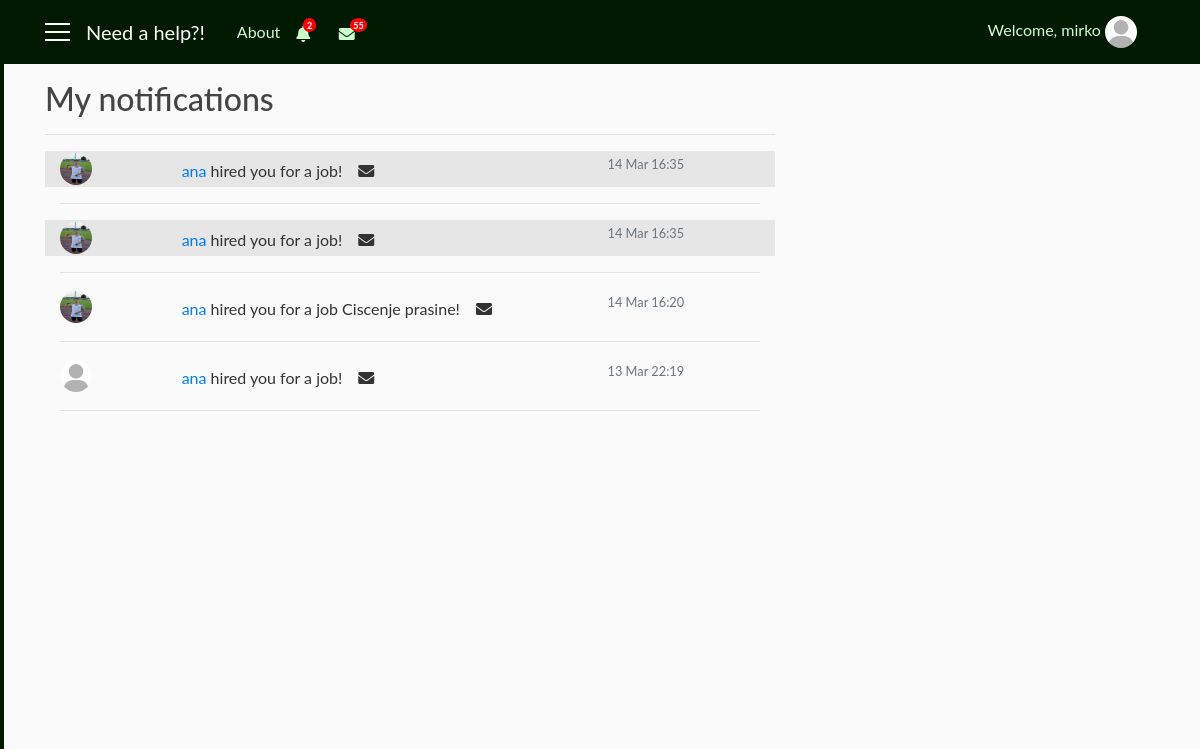
Page /notifications_repairman/3 (signed in) on the earlier database version.
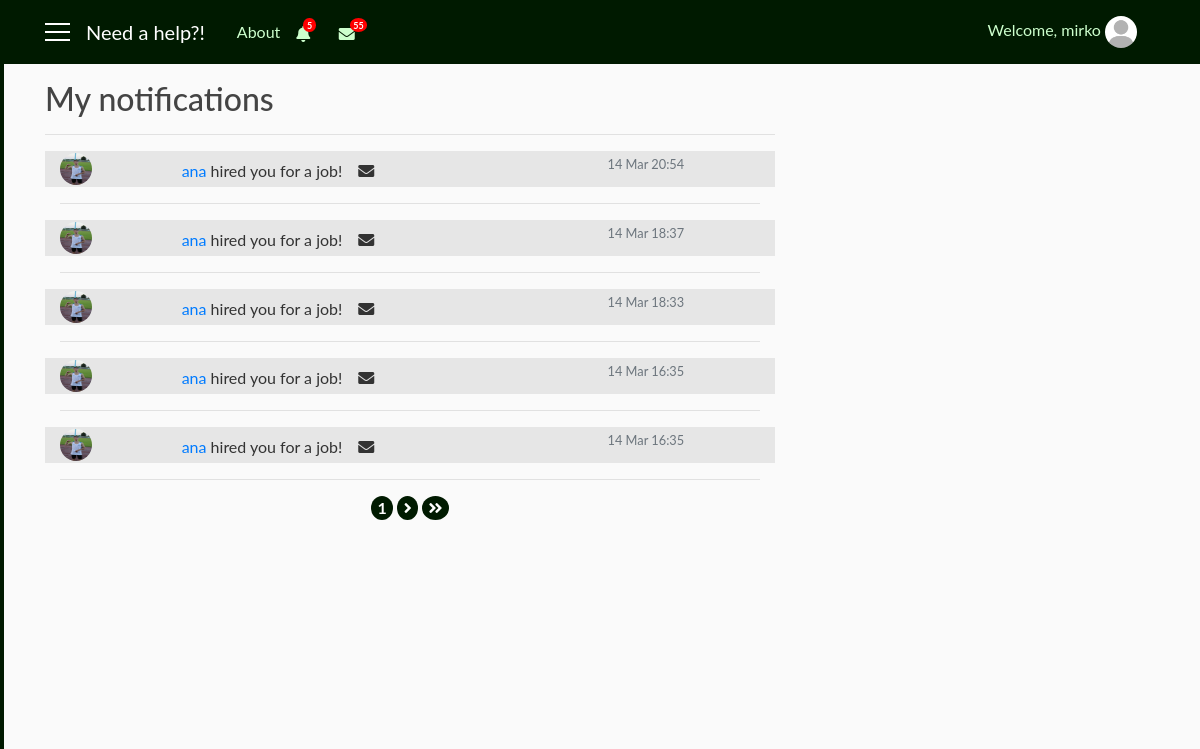
Same page on the later database version.
### user/models.py (models this page shows, shortened)
class RepairmanNotifications(models.Model):
    repairman = models.ForeignKey(User, on_delete=models.CASCADE)
    notification = models.CharField(max_length=1000)
    date = models.DateTimeField(auto_now_add=True)
    seen = models.BooleanField(default=False)
    remove = models.BooleanField(default=False)

### need_a_help_app/views.py (the view)
# urls.py: path('notifications_repairman/<int:pk>', views.NotificationsRepairmanListView.as_view(), name='notifications_repairman'),
class NotificationsRepairmanListView(LoginRequiredMixin, ListView):
    model = RepairmanNotifications
    template_name = 'need_a_help_app/notifications_repairman.html'
    context_object_name = 'notif'
    paginate_by = 5
    def get_queryset(self):
        user = get_object_or_404(User, pk=self.kwargs.get('pk'))
        return RepairmanNotifications.objects.filter(repairman=user).order_by('-date')
    def get_context_data(self, **kwargs):
        context_data = super(NotificationsRepairmanListView, self).get_context_data(**kwargs)
        users = User.objects.all()
        us = self.request.user
        not_r = RepairmanNotifications.objects.filter(repairman=us, remove=False).order_by('-date')
        not_rep = RepairmanNotifications.objects.filter(repairman=us, seen=False).count()
        context_data['us'] = users
        context_data['not_r'] = not_r
        context_data['not_rep'] = not_rep
        return context_data

### need_a_help_app/templates/need_a_help_app/notifications_repairman.html (shortened to what this page needs)
{% extends 'need_a_help_app/base.html' %}
{% block notify_repairman %}
    {% if not_r %}
        <i class="nav-item nav-link fas fa-bell mt-1 popOver" data-title="Notifications" data-content="
            <div class='container'>
                {% for n in not_r|slice:'5' %}
                    <div {% if not n.seen %}class='row not_seen'{% else %}class='row not_row' style='cursor: pointer;'{% endif %} onclick='location.href=&quot;{% url 'requests_repairman' user.id %}?not={{ n.id }}&quot;;'>
                        {{ n.notification }}
                        <div class='col-sm-3 col-md-3 col-lg-3'>
                            <small class='text-secondary text-muted'>{{ n.date|date:'dM H:i' }}</small>
                        </div>
                    </div>
                    <hr width=100%>
                {% endfor %}
                <div class='row'>
                    <div class='col-sm-12 col-md-12 col-lg-12 pl-5'>
                        <a href='{% url 'notifications_repairman' user.id %}'>Show all notifications</a>
                    </div>
                </div>
            </div>" data-placement="bottom" data-html="true" data-toggle="popover" data-container="body" data-trigger="click"></i>
        {% if not_rep %}
            <span class="badge badge-notify-bell">{{ not_rep }}</span>
        {% endif %}
    {% else %}
        <i class="nav-item nav-link fas fa-bell mt-1 popOver" data-title="Notifications" data-content="
            <h6 class='text-secondary text-muted' align='center'>No results</h6>" data-placement="bottom" data-html="true" data-toggle="popover" data-container="body" data-trigger="hover"></i>
    {% endif %}
{% endblock %}
{% block mess_client %}
        <span class="badge badge-notify-mess">55</span>
{% endblock %}
{% block content %}
   <h2 class="pt-4">My notifications</h2>
   <hr width="100%">
   {% if notif %}
        <div class='container'>
           {% for n in notif %}
                {% if not n.seen %}
                    <div class="row not_seen" onclick="location.href=&quot;{% url 'requests_repairman' user.id %}?not={{ n.id }}&quot;;">
                        {% autoescape off %}{{ n.notification }}{% endautoescape %}
                        <div class="col-sm-3 col-md-3 col-lg-3">
                            <small class="text-secondary text-muted">{{ n.date|date:'d M H:i' }}</small>
                        </div>
                    </div>
                {% else %}
                    <div class='row not_row' style='cursor: pointer;' onclick="location.href=&quot;{% url 'requests_repairman' user.id %}?not={{ n.id }}&quot;;">
                        {% autoescape off %}{{ n.notification }}{% endautoescape %}
                        <div class="col-sm-3 col-md-3 col-lg-3">
                            <small class="text-secondary text-muted">{{ n.date|date:'d M H:i' }}</small>
                        </div>
                    </div>
                {% endif %}
                <hr width=100%>
           {% endfor %}
        </div>
   {% else %}
    <h3 class="text-secondary text-muted" align="center">No results</h3>
   {% endif %}
   <div class="container" align="center">
        <div class="row">
            <div class="col-sm-12 col-md-12 col-lg-12 align-items-center justify-content" style="margin: auto">
                {% if is_paginated %}
                    {% for i in page_obj.paginator.page_range %}
                        {% if page_obj.number == i %}
                            <a href="?page={{ i }}"><span class="badge badge-pag">{{ i }}</span></a>
                        {% elif num > page_obj.number|add:'-3' and num < page_obj.number|add:'3' %}
                            <a href="?page={{ i }}"><span class="badge badge-pag">{{ i }}</span></a>
                        {% endif %}
                    {% endfor %}
                    {% if page_obj.has_next %}
                        <a href="?page={{ page_obj.next_page_number }}"><span class="badge badge-pag"><i class="fas fa-angle-right"></i></span></a>
                        <a href="?page={{ page_obj.paginator.num_pages }}"><span class="badge badge-pag"><i class="fas fa-angle-double-right"></i></span></a>
                    {% endif %}
                {% endif %}
            </div>
        </div>
   </div>
{% endblock %}

### need_a_help_app/templates/need_a_help_app/base.html (shortened to what this page needs)
{% load static %}
<!DOCTYPE html>
<html>
    <head>
        <link rel="stylesheet" href="https://maxcdn.bootstrapcdn.com/bootstrap/4.0.0/css/bootstrap.min.css">
        <link rel="stylesheet" href="https://use.fontawesome.com/releases/v5.7.2/css/all.css">
        <link rel="stylesheet" type="text/css" href="{% static 'need_a_help_app/style.css' %}">
    </head>
    <body>
      <div id="wrapper">
          {% if user.is_authenticated and user.profile.role == 'client' %}
            <div id="sidebar-wrapper">
                <ul class="sidebar-nav">
                    <div class="list-group pt-2 d-none d-sm-none d-md-block d-lg-block">
                      <a class="list-group-item sb" href="{% url 'main' %}"><i class="fa fa-home fa-fw" aria-hidden="true"></i>&nbsp; Home</a>
                      <a class="list-group-item sb" href="{% url 'inbox' user.id %}"><i class="fa fa-envelope fa-fw" aria-hidden="true"></i>&nbsp; Messages</a>
                      <a class="list-group-item sb" href="{% url 'notifications_client' user.id %}"><i class="fa fa-bell fa-fw" aria-hidden="true"></i>&nbsp; My notifications</a>
                      <a class="list-group-item sb" href="{% url 'profile' user.id %}"><i class="fa fa-cog fa-fw" aria-hidden="true"></i>&nbsp; Settings</a>
                      <a class="list-group-item sb" href="{% url 'favorites' %}"><i class="fa fa-star fa-fw" aria-hidden="true"></i>&nbsp; My favourites</a>
                    </div>
                    <div class="list-group pt-2 d-block d-sm-block d-md-none d-lg-none">
                      <a class="list-group-item sb" href="{% url 'main' %}"><i class="fa fa-home fa-fw" aria-hidden="true"></i></a>
                      <a class="list-group-item sb" href="{% url 'inbox' user.id %}"><i class="fa fa-envelope fa-fw" aria-hidden="true"></i></a>
                      <a class="list-group-item sb" href="{% url 'notifications_client' user.id %}"><i class="fa fa-bell fa-fw" aria-hidden="true"></i></a>
                      <a class="list-group-item sb" href="{% url 'profile' user.id %}"><i class="fa fa-cog fa-fw" aria-hidden="true"></i></a>
                      <a class="list-group-item sb" href="{% url 'favorites' %}"><i class="fa fa-star fa-fw" aria-hidden="true"></i></a>
                    </div>
                </ul>
            </div>
          {% elif user.is_authenticated and user.profile.role == 'repairman' %}
            <div id="sidebar-wrapper">
                <ul class="sidebar-nav">
                    <div class="list-group pt-2 d-none d-sm-none d-md-block d-lg-block">
                      <a class="list-group-item sb" href="{% url 'main' %}">&nbsp; Home</a>
                      <a class="list-group-item sb" href="{% url 'inbox' user.id %}">&nbsp; Messages</a>
                      <a class="list-group-item sb" href="{% url 'notifications_repairman' user.id %}">&nbsp; My notifications</a>
                      <a class="list-group-item sb" href="{% url 'profile' user.id %}">&nbsp; Settings</a>
                      <a class="list-group-item sb" href="#">&nbsp; My feedbacks</a>
                      <a class="list-group-item sb" href="{% url 'repairman_apps' user.id %}">&nbsp; My applications</a>
                    </div>
                </ul>
            </div>
          {% endif %}
          <header class="site-header">
            <nav class="navbar navbar-expand-md navbar-dark bg-steel fixed-top">
              <div class="container">
                {% if user.is_authenticated %}
                  <a href='#' id='menu-toggle'><div class='menu-icon'></div>
                                  <div class='menu-icon'></div>
                                  <div class='menu-icon'></div></a>
                  <a class="navbar-brand mr-4 ml-3" href="{% url 'main' %}">Need a help?!</a>
                {% else %}
                  <a class="navbar-brand mr-4" href="#">Need a help?!</a>
                  <button class="navbar-toggler" type="button" data-toggle="collapse" data-target="#navbarToggle" aria-controls="navbarToggle" aria-expanded="false" aria-label="Toggle navigation">
                    <span class="navbar-toggler-icon"></span>
                  </button>
                {% endif %}
                <div class="collapse navbar-collapse" id="navbarToggle">
                  <div class="navbar-nav mr-auto">
                    <a class="nav-item nav-link" href="{% url 'home' %}">About</a>
                    {% if user.is_authenticated %}
                      <div  class="collapse navbar-collapse hidden-xs">
                        {% if user.profile.role == 'repairman' %}
                          {% block notify_repairman %}{% endblock %}
                        {% else %}
                          {% block notify_client %}{% endblock %}
                        {% endif %}
                        <i class="nav-item nav-link fas fa-envelope mt-1"></i>
                        {% block mess_client %}{% endblock %}
                      </div>
                    {% else %}
                      <div class="d-sm-block d-md-none">
                        <a class="nav-item nav-link" href="{% url 'login' %}">Login</a>
                        <a class="nav-item nav-link" href="{% url 'register' %}">Register</a>
                      </div>
                    {% endif %}
                  </div>
                </div>
                  <div class="navbar-nav">
                    {% if user.is_authenticated %}
                      <div class="collapse navbar-collapse hidden-xs">
                          <span class="nav-item nav-link">Welcome, {{ user.username }}
                            <img class="rounded-circle navbar-img popOver" data-title="Logged in as {{ user.profile.role }}" data-content="
                                <a class='list-group-item sb' href='{% url 'info' user.id %}'><i class='fa fa-user fa-fw' aria-hidden='true'></i>&nbsp; My profile</a>
                                <a class='list-group-item sb' href='{% url 'logout' %}'><i class='fas fa-power-off'></i>&nbsp Logout</a>" data-placement="bottom" data-html="true" data-toggle="popover" data-container="body" data-trigger="click" src="{{ user.profile.photo.url }}">
                          </span>
                      </div>
                    {% else %}
                      <div class="collapse navbar-collapse">
                        <a class="nav-item nav-link" href="{% url 'login' %}">Login</a>
                        <a class="nav-item nav-link" href="{% url 'register' %}">Register</a>
                      </div>
                    {% endif %}
                  </div>
              </div>
            </nav>
          </header>
          <div id="page-content-wrapper">
            <main role="main" class="container">
              <div class="row">
                <div class="col-sm-8 col-md-8 col-lg-8">
                  {% block content %}{% endblock %}
                </div>
              </div>
            </main>
          </div>
    </div>
    </body>
</html>

### need_a_help_app/static/need_a_help_app/style.css (style rules this page uses)
body { background: #fafafa; color: #333333; margin-top: 56px; font-family: 'Lato'; }
h1, h2, h3, h4, h5, h6 { color: #444444; }
ul { margin: 0; }
.bg-steel { background-color: #001a00; }
.site-header .navbar-nav .nav-link { color: #ccffcc; }
.navbar-img { height: 32px; width: 32px; margin-right: 10px; }
.menu-icon { width: 25px; height: 2px; background-color: white; margin: 6px 0; }
.sidebar-nav { padding-left: 0px; color: black; }
#sidebar-wrapper { z-index: 1; position: fixed; width: 0; height: 100%; overflow-y: hidden; background-color: #001a00; border: 2px solid #001a00; }
#page-content-wrapper { width: 100%; position: static; padding: 0; }
.sb { background-color: #001a00; color: #ccffcc; opacity: 0.9; }
.badge-pag { background: #001a00; position: relative; color: white; border-radius: 50%; font-size: medium; }
.badge-notify-bell { background: red; position: relative; color: white; border-radius: 50%; top: -7px; left: -15px; font-size: xx-small; }
.badge-notify-mess { background: red; position: relative; color: white; border-radius: 50%; top: -7px; left: -13px; font-size: xx-small; }
.not_seen { background: #e6e6e6; cursor: pointer; }

Differences in the rows shown:
no longer on this page (row unchanged): RepairmanNotifications: notification (picture), notification "ana hired you for a job Ciscenje prasine!", date "14 Mar 16:20"
no longer on this page (row unchanged): RepairmanNotifications: notification (placeholder picture), notification "ana hired you for a job!", date "13 Mar 22:19"
added RepairmanNotifications: notification (picture), notification "ana hired you for a job!", date "14 Mar 20:54"
added RepairmanNotifications: notification (picture), notification "ana hired you for a job!", date "14 Mar 18:37"
added RepairmanNotifications: notification (picture), notification "ana hired you for a job!", date "14 Mar 18:33"
Other differences:
{{ not_rep }}: "2" → "5"
new list line: "1"
